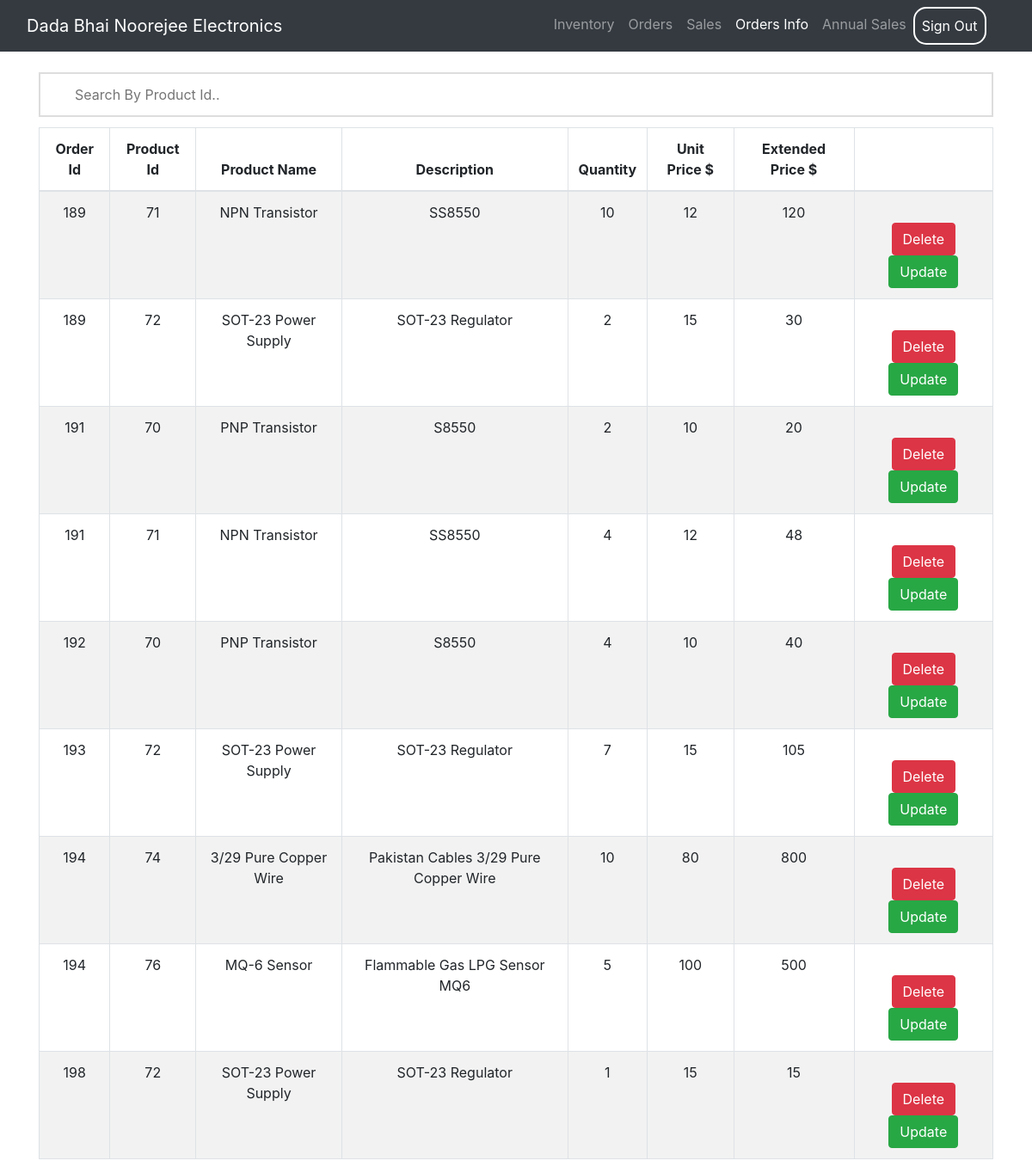
The app's page /uploadOrderDetails.php with its own data.
### tables this page shows
CREATE TABLE "OrderDetails" (
	"Pid"	INTEGER NOT NULL,
	"Oid"	INTEGER NOT NULL,
	"Pname"	TEXT NOT NULL,
	"Quantity"	NUMERIC NOT NULL,
	"Price"	NUMERIC NOT NULL,
	"Description"	NUMERIC NOT NULL
	
);

### uploadOrderDetails.php (the view, shortened to what this page needs)
<?php
$con = new PDO("sqlite:Vehicles.db");
?>
<?php
if (isset ($_POST['View']) or "L"=="L"){
    $query= "select * from OrderDetails";
    ?>
<!DOCTYPE html>
<html>
<head>
<link rel="stylesheet" href="https://maxcdn.bootstrapcdn.com/bootstrap/4.0.0/css/bootstrap.min.css">
</head>
<body>
<nav class="navbar navbar-expand-lg navbar-dark bg-dark">
  <div class="container-fluid">
    <a class="navbar-brand"aria-current="page" href="index.php">Dada  Bhai  Noorejee  Electronics</a>
    <div class="collapse navbar-collapse" id="navbarSupportedContent">
      <ul class="navbar-nav ml-auto mb-2 mb-lg-0">
        <li class="nav-item">
          <a class="nav-link " href="inventory.php">Inventory</a>
        </li>
        <li class="nav-item">
          <a class="nav-link " href="orders.php">Orders</a>
        </li>
        <li class="nav-item">
          <a class="nav-link " href="uploadSales.php">Sales</a>
        </li>
        <li class="nav-item">
          <a class="nav-link active" href="uploadOrderDetails.php">Orders Info</a>
        </li>
        <li class="nav-item">
          <a class="nav-link" href="SalesReports.php">Annual Sales</a>
        </li>
        <li class="nav-item">
        <a style="border: 2px solid white; border-radius: 15px;" onMouseOver="this.style.background='white',this.style.color='black'"
          onMouseOut="this.style.background='black',this.style.color='white'";  class="nav-link active" href="signin.php">Sign Out</a>
        </li>
      </ul>
    </div>
  </div>
</nav>
<div class= "container ">
<br>
<div class= "table-responsive">
<input type="text" id="Search" onkeyup="Search()" placeholder="Search By Product Id..">
<table style = 'text-align:center' id = "myRecord" class="table table-bordered table-striped table-hover">
<thead>
<th> Order Id </th>
<th> Product Id </th>
<th> Product Name</th>
<th> Description </th>
<th> Quantity </th>
<th> Unit Price $</th>
<th>Extended Price $</th>
<th>  </th>
</thead>
<tbody>
<?php
  $stm=$con->prepare($query);
  $stm->execute();
  $data=$stm->fetchAll(PDO::FETCH_ASSOC);
  foreach($data as $res){
    ?>
    <tr>
            <td><?php echo $res["Oid"];?></td>
            <td><?php echo $res["Pid"];?></td>
            <td><?php echo $res["Pname"];?></td>
            <td><?php echo $res["Description"];?></td>
            <td><?php echo $res["Quantity"];?></td>
            <td><?php echo $res["Price"];?></td>
            <td><?php echo bcmul($res["Price"],$res["Quantity"]);?></td>
        <td><br><form action= "OrderDetailsDu.php" method= "post" enctype="multipart/form-data">
        <button type="Delete" name ='Delete' value = <?php echo serialize(array("OrderDetails", $res['Oid'], $res['Pid']));?> class="btn btn-danger"> Delete</Button>
        <button type="Update" name = 'Update' value =<?php echo serialize(array("OrderDetails", $res['Oid'], $res['Pid']));?> class="btn btn-success">Update</Button></form></td>
    </tr>
    <?php
  };
};?>
        </tbody>
        </table>
        </div>
    </div>
</body>
</html>

### uploadOrderDetails.php (style rules this page uses)
table th { width: auto !important; }
#Search { background-position: 10px 10px; width: 100%; font-size: 16px; padding: 12px 20px 12px 40px; border: 2px solid #ddd; margin-bottom: 12px; }

### records on screen
orderdetails: Oid "189", Pid "71", Pname "NPN Transistor", Description "SS8550", Quantity "10", Price "12", bcmul($res["Price"],$res["Quantity"]) "120"
orderdetails: Oid "189", Pid "72", Pname "SOT-23 Power Supply", Description "SOT-23 Regulator", Quantity "2", Price "15", bcmul($res["Price"],$res["Quantity"]) "30"
orderdetails: Oid "191", Pid "70", Pname "PNP Transistor", Description "S8550", Quantity "2", Price "10", bcmul($res["Price"],$res["Quantity"]) "20"
orderdetails: Oid "191", Pid "71", Pname "NPN Transistor", Description "SS8550", Quantity "4", Price "12", bcmul($res["Price"],$res["Quantity"]) "48"
orderdetails: Oid "192", Pid "70", Pname "PNP Transistor", Description "S8550", Quantity "4", Price "10", bcmul($res["Price"],$res["Quantity"]) "40"
orderdetails: Oid "193", Pid "72", Pname "SOT-23 Power Supply", Description "SOT-23 Regulator", Quantity "7", Price "15", bcmul($res["Price"],$res["Quantity"]) "105"
orderdetails: Oid "194", Pid "74", Pname "3/29 Pure Copper Wire", Description "Pakistan Cables 3/29 Pure Copper Wire", Quantity "10", Price "80", bcmul($res["Price"],$res["Quantity"]) "800"
orderdetails: Oid "194", Pid "76", Pname "MQ-6 Sensor", Description "Flammable Gas LPG Sensor MQ6", Quantity "5", Price "100", bcmul($res["Price"],$res["Quantity"]) "500"
orderdetails: Oid "198", Pid "72", Pname "SOT-23 Power Supply", Description "SOT-23 Regulator", Quantity "1", Price "15"
